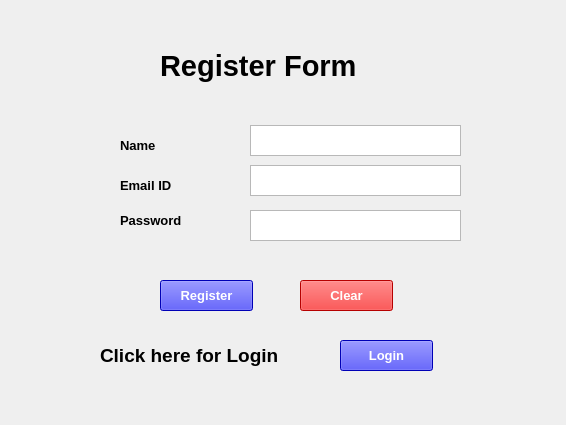
<?xml version="1.0" encoding="UTF-8"?>
<ui version="4.0">
 <class>Form</class>
 <widget class="QWidget" name="Form">
  <property name="geometry">
   <rect>
    <x>0</x>
    <y>0</y>
    <width>566</width>
    <height>425</height>
   </rect>
  </property>
  <property name="windowTitle">
   <string>Form</string>
  </property>
  <widget class="QPushButton" name="pushButton_2">
   <property name="geometry">
    <rect>
     <x>300</x>
     <y>280</y>
     <width>93</width>
     <height>31</height>
    </rect>
   </property>
   <property name="font">
    <font>
     <pointsize>10</pointsize>
     <weight>75</weight>
     <bold>true</bold>
    </font>
   </property>
   <property name="styleSheet">
    <string notr="true">background-color: rgb(255, 0, 0);
color: rgb(255, 255, 255);
border-color: rgb(0, 0, 0);</string>
   </property>
   <property name="text">
    <string>Clear</string>
   </property>
  </widget>
  <widget class="QLabel" name="label">
   <property name="geometry">
    <rect>
     <x>120</x>
     <y>175</y>
     <width>91</width>
     <height>21</height>
    </rect>
   </property>
   <property name="font">
    <font>
     <pointsize>10</pointsize>
     <weight>75</weight>
     <bold>true</bold>
    </font>
   </property>
   <property name="text">
    <string>Email ID</string>
   </property>
  </widget>
  <widget class="QTextEdit" name="textEdit">
   <property name="geometry">
    <rect>
     <x>250</x>
     <y>165</y>
     <width>211</width>
     <height>31</height>
    </rect>
   </property>
  </widget>
  <widget class="QPushButton" name="pushButton">
   <property name="geometry">
    <rect>
     <x>160</x>
     <y>280</y>
     <width>93</width>
     <height>31</height>
    </rect>
   </property>
   <property name="font">
    <font>
     <pointsize>10</pointsize>
     <weight>75</weight>
     <bold>true</bold>
    </font>
   </property>
   <property name="styleSheet">
    <string notr="true">background-color: rgb(0, 0, 255);
border-color: rgb(0, 0, 0);

color: rgb(255, 255, 255);</string>
   </property>
   <property name="text">
    <string>Register</string>
   </property>
  </widget>
  <widget class="QLabel" name="Name">
   <property name="geometry">
    <rect>
     <x>120</x>
     <y>135</y>
     <width>81</width>
     <height>21</height>
    </rect>
   </property>
   <property name="font">
    <font>
     <pointsize>10</pointsize>
     <weight>75</weight>
     <bold>true</bold>
    </font>
   </property>
   <property name="text">
    <string>Name</string>
   </property>
  </widget>
  <widget class="QPlainTextEdit" name="plainTextEdit">
   <property name="geometry">
    <rect>
     <x>250</x>
     <y>125</y>
     <width>211</width>
     <height>31</height>
    </rect>
   </property>
  </widget>
  <widget class="QLabel" name="label_2">
   <property name="geometry">
    <rect>
     <x>160</x>
     <y>40</y>
     <width>261</width>
     <height>51</height>
    </rect>
   </property>
   <property name="font">
    <font>
     <pointsize>22</pointsize>
     <weight>75</weight>
     <bold>true</bold>
    </font>
   </property>
   <property name="text">
    <string>Register Form</string>
   </property>
  </widget>
  <widget class="QLabel" name="label_3">
   <property name="geometry">
    <rect>
     <x>120</x>
     <y>210</y>
     <width>91</width>
     <height>21</height>
    </rect>
   </property>
   <property name="font">
    <font>
     <pointsize>10</pointsize>
     <weight>75</weight>
     <bold>true</bold>
    </font>
   </property>
   <property name="text">
    <string>Password</string>
   </property>
  </widget>
  <widget class="QTextEdit" name="textEdit_2">
   <property name="geometry">
    <rect>
     <x>250</x>
     <y>210</y>
     <width>211</width>
     <height>31</height>
    </rect>
   </property>
  </widget>
  <widget class="QLabel" name="label_4">
   <property name="geometry">
    <rect>
     <x>100</x>
     <y>330</y>
     <width>241</width>
     <height>51</height>
    </rect>
   </property>
   <property name="font">
    <font>
     <pointsize>14</pointsize>
     <weight>75</weight>
     <bold>true</bold>
    </font>
   </property>
   <property name="text">
    <string>Click here for Login</string>
   </property>
  </widget>
  <widget class="QPushButton" name="pushButton_3">
   <property name="geometry">
    <rect>
     <x>340</x>
     <y>340</y>
     <width>93</width>
     <height>31</height>
    </rect>
   </property>
   <property name="font">
    <font>
     <pointsize>10</pointsize>
     <weight>75</weight>
     <bold>true</bold>
    </font>
   </property>
   <property name="styleSheet">
    <string notr="true">background-color: rgb(0, 0, 255);
border-color: rgb(0, 0, 0);

color: rgb(255, 255, 255);</string>
   </property>
   <property name="text">
    <string>Login</string>
   </property>
  </widget>
 </widget>
 <resources/>
 <connections/>
</ui>
